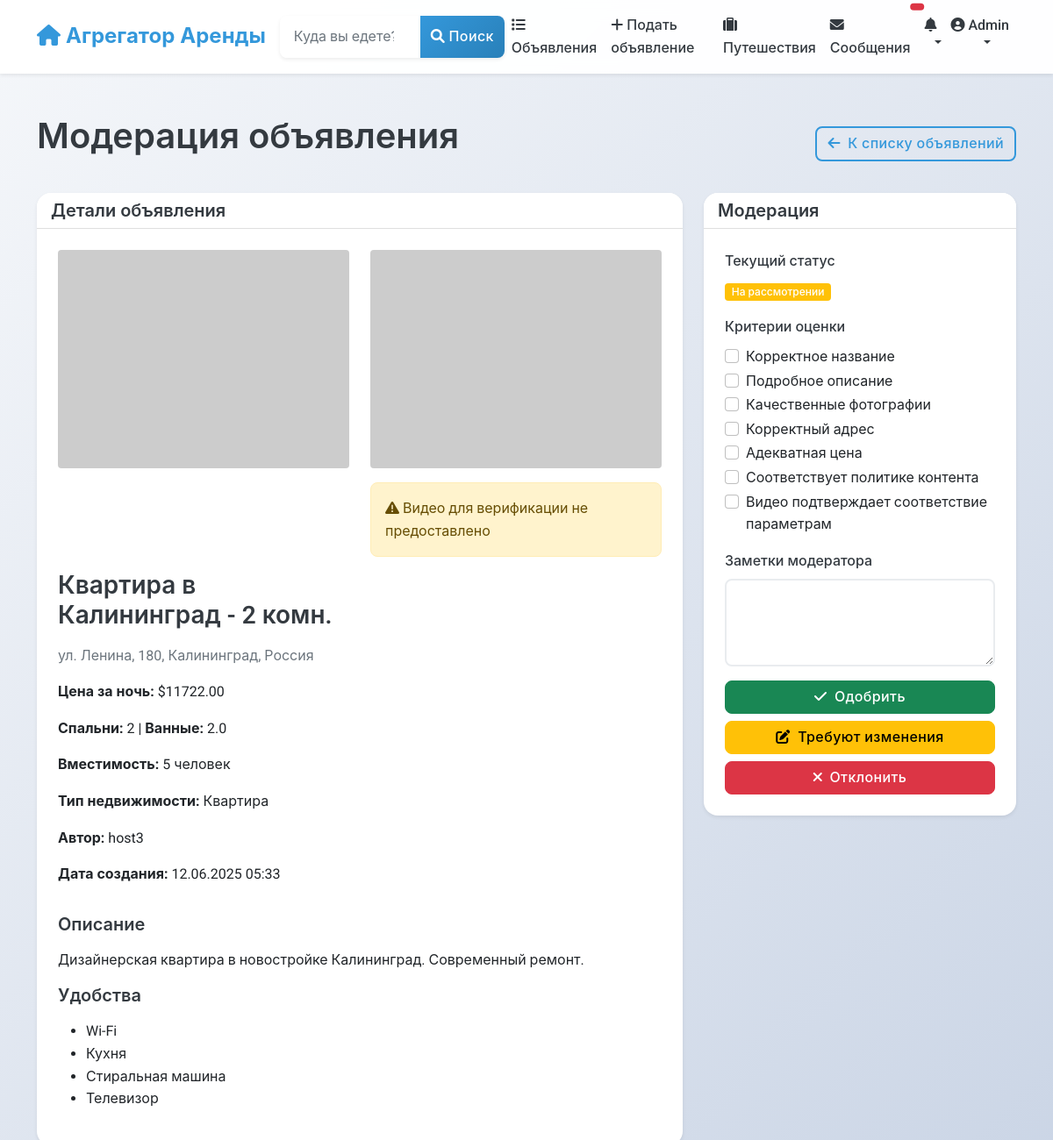
The page /moderation/approvals/38/ (signed in, upper part) on the database as committed earlier.
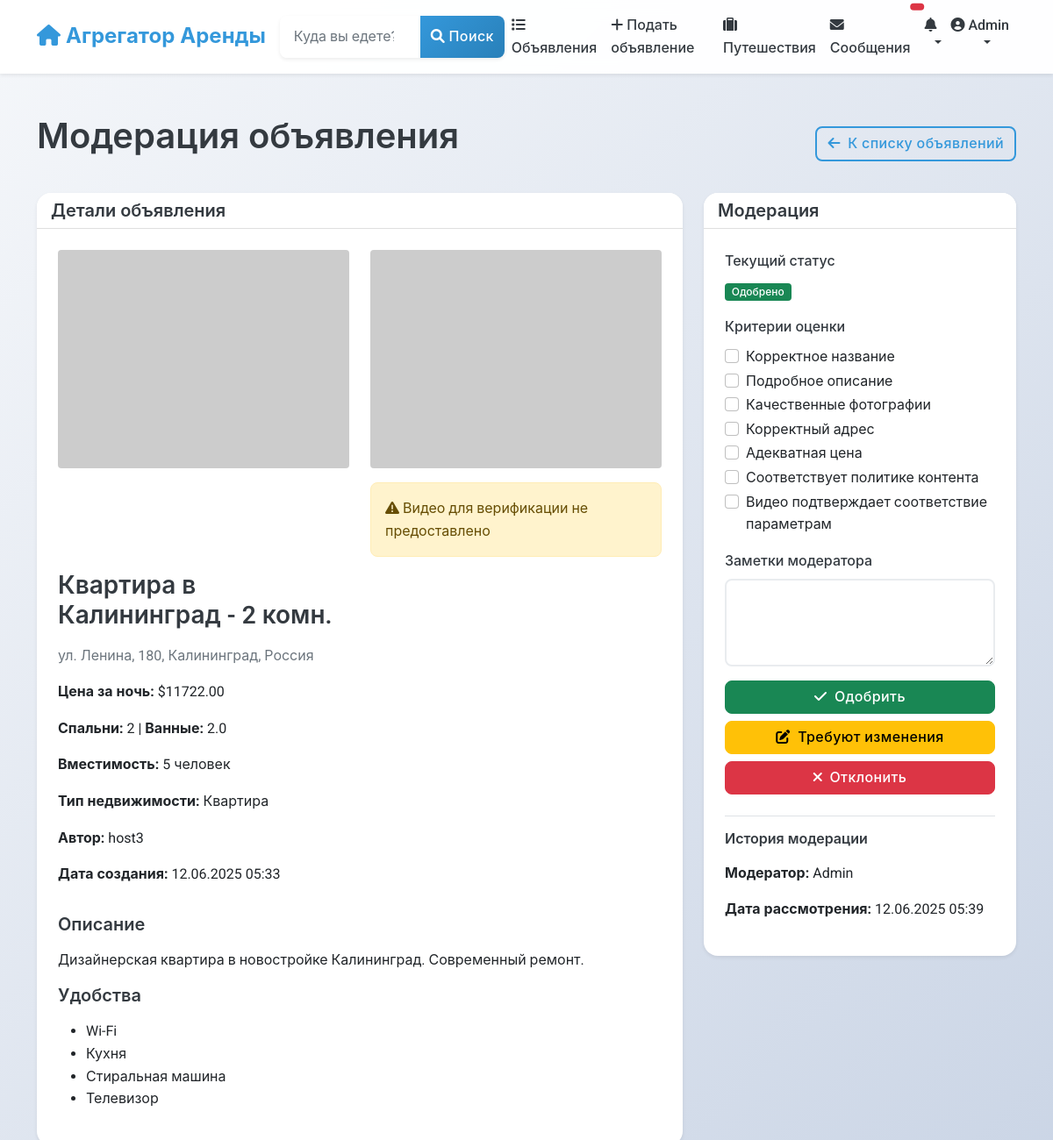
The same page on the database as committed later.
### moderation/models.py (models this page shows, shortened)
class ListingApproval(models.Model):
    STATUS_CHOICES = [
        ('pending', _('Pending Review')),
        ('approved', _('Approved')),
        ('rejected', _('Rejected')),
        ('requires_changes', _('Requires Changes')),
    ]
    listing = models.OneToOneField(
        'listings.Listing',
        on_delete=models.CASCADE,
        related_name='approval_record',
        verbose_name=_("Listing")
    )
    status = models.CharField(_("Status"), max_length=20, choices=STATUS_CHOICES, default='pending')
    moderator = models.ForeignKey(
        settings.AUTH_USER_MODEL,
        on_delete=models.SET_NULL,
        null=True,
        blank=True,
        related_name='approved_listings',
        verbose_name=_("Moderator")
    )
    moderator_notes = models.TextField(_("Moderator Notes"), blank=True)
    rejection_reason = models.TextField(_("Rejection Reason"), blank=True)
    required_changes = models.TextField(_("Required Changes"), blank=True)
    has_valid_title = models.BooleanField(_("Has Valid Title"), default=False)
    has_valid_description = models.BooleanField(_("Has Valid Description"), default=False)
    has_valid_images = models.BooleanField(_("Has Valid Images"), default=False)
    has_valid_address = models.BooleanField(_("Has Valid Address"), default=False)
    has_appropriate_pricing = models.BooleanField(_("Has Appropriate Pricing"), default=False)
    follows_content_policy = models.BooleanField(_("Follows Content Policy"), default=False)
    has_verification_video = models.BooleanField(_("Has Verification Video"), default=False)
    created_at = models.DateTimeField(_("Created At"), auto_now_add=True)
    updated_at = models.DateTimeField(_("Updated At"), auto_now=True)
    reviewed_at = models.DateTimeField(_("Reviewed At"), null=True, blank=True)
    class Meta:
        verbose_name = _("Listing Approval")
        verbose_name_plural = _("Listing Approvals")
        ordering = ['-created_at']

### users/models.py (models this page shows, shortened)
class User(AbstractUser):
    phone_number = models.CharField(_("Phone number"), max_length=20, blank=True)
    profile_picture = models.URLField(_("Profile picture URL"), blank=True)
    bio = models.TextField(_("Bio"), blank=True)
    is_phone_verified = models.BooleanField(_("Phone verified"), default=False)
    is_id_verified = models.BooleanField(_("ID verified"), default=False)
    is_host = models.BooleanField(_("Is host"), default=False)
    is_guest = models.BooleanField(_("Is guest"), default=True)
    ROLE_CHOICES = [
        ('user', _('Regular User')),
        ('host', _('Host')),
        ('moderator', _('Moderator')),
        ('admin', _('Administrator')),
    ]
    role = models.CharField(_("Role"), max_length=20, choices=ROLE_CHOICES, default='user')
    email_notifications = models.BooleanField(_("Email notifications"), default=True)
    sms_notifications = models.BooleanField(_("SMS notifications"), default=False)
    date_joined = models.DateTimeField(_("Date joined"), auto_now_add=True)
    last_updated = models.DateTimeField(_("Last updated"), auto_now=True)
    class Meta:
        verbose_name = _("User")
        verbose_name_plural = _("Users")

### moderation/views.py (the view, shortened to what this page needs)
# urls.py: path('approvals/<int:pk>/', views.listing_approval_detail, name='listing_approval_detail'),
@login_required
@user_passes_test(is_moderator)
def listing_approval_detail(request, pk):
    from .models import ListingApproval, ModerationLog
    approval = get_object_or_404(ListingApproval, pk=pk)
    return render(request, 'moderation/listing_approval_detail.html', {
        'approval': approval,
        'listing': approval.listing
    })

### listings/models.py (called while the page is built)
    @property
    def main_image_url(self):
        main_image = self.images.filter(is_main=True).first()
        if main_image:
            return main_image.image.url
        first_image = self.images.first()
        if first_image:
            return first_image.image.url
        if self.image_urls and len(self.image_urls) > 0:
            return self.image_urls[0]
        return "https://via.placeholder.com/800x600.png?text=No+Image+Available"

### moderation/views.py (called while the page is built)
def is_moderator(user):
    return user.is_staff or user.is_superuser

### notifications/templatetags/notify_tags.py (called while the page is built)
@register.simple_tag(takes_context=True)
def notification_count(context):
    user = context['request'].user
    if user.is_authenticated:
        count = user.notifications.filter(is_read=False).count()
        return count
    return 0

### moderation/templates/moderation/listing_approval_detail.html (shortened to what the changed rows need)
{% extends 'base.html' %}
{% load static %}
{% block content %}
<div class="container py-4">
    <div class="d-flex justify-content-between align-items-center mb-4">
        <h1>Модерация объявления</h1>
    </div>
    <div class="row">
        <div class="col-md-4">
            <div class="card shadow-sm">
                <div class="card-body">
                    <form method="post">
                        <div class="mb-3">
                            <div>
                                {% if approval.status == 'pending' %}
                                <span class="badge bg-warning">На рассмотрении</span>
                                {% elif approval.status == 'approved' %}
                                <span class="badge bg-success">Одобрено</span>
                                {% elif approval.status == 'rejected' %}
                                <span class="badge bg-danger">Отклонено</span>
                                {% elif approval.status == 'requires_changes' %}
                                <span class="badge bg-info">Требует изменений</span>
                                {% endif %}
                            </div>
                        </div>
                        <div class="mb-3">
                            <div class="form-check">
                                <input class="form-check-input" type="checkbox" name="has_valid_title"
                                       {% if approval.has_valid_title %}checked{% endif %}>
                                <label class="form-check-label">Корректное название</label>
                            </div>
                            <div class="form-check">
                                <input class="form-check-input" type="checkbox" name="has_valid_description"
                                       {% if approval.has_valid_description %}checked{% endif %}>
                                <label class="form-check-label">Подробное описание</label>
                            </div>
                            <div class="form-check">
                                <input class="form-check-input" type="checkbox" name="has_valid_images"
                                       {% if approval.has_valid_images %}checked{% endif %}>
                                <label class="form-check-label">Качественные фотографии</label>
                            </div>
                            <div class="form-check">
                                <input class="form-check-input" type="checkbox" name="has_valid_address"
                                       {% if approval.has_valid_address %}checked{% endif %}>
                                <label class="form-check-label">Корректный адрес</label>
                            </div>
                            <div class="form-check">
                                <input class="form-check-input" type="checkbox" name="has_appropriate_pricing"
                                       {% if approval.has_appropriate_pricing %}checked{% endif %}>
                                <label class="form-check-label">Адекватная цена</label>
                            </div>
                            <div class="form-check">
                                <input class="form-check-input" type="checkbox" id="follows_content_policy" name="follows_content_policy" {% if approval.follows_content_policy %}checked{% endif %}>
                                <label class="form-check-label" for="follows_content_policy">
                                    Соответствует политике контента
                                </label>
                            </div>
                            <div class="form-check">
                                <input class="form-check-input" type="checkbox" id="has_verification_video" name="has_verification_video" {% if approval.has_verification_video %}checked{% endif %}>
                                <label class="form-check-label" for="has_verification_video">
                                    Видео подтверждает соответствие параметрам
                                </label>
                            </div>
                        </div>
                    </form>
                    {% if approval.moderator %}
                    <div class="mt-4 pt-3 border-top">
                        <h6>История модерации</h6>
                        <p><strong>Модератор:</strong> {{ approval.moderator.username }}</p>
                        {% if approval.reviewed_at %}
                        <p><strong>Дата рассмотрения:</strong> {{ approval.reviewed_at|date:"d.m.Y H:i" }}</p>
                        {% endif %}
                    </div>
                    {% endif %}
                </div>
            </div>
        </div>
    </div>
</div>
{% endblock %}

Rows that differ between the two databases and show on the page:
changed ListingApproval: status "pending" → "approved" (drawn); moderator_id empty → 1 (drawn); moderator.username (not shown) → "Admin"; reviewed_at (not shown) → "12.06.2025 05:39"
Other text that changed with them:
text no longer shown: "На рассмотрении"
text now shown: "Одобрено История модерации Модератор: Дата рассмотрения:"
